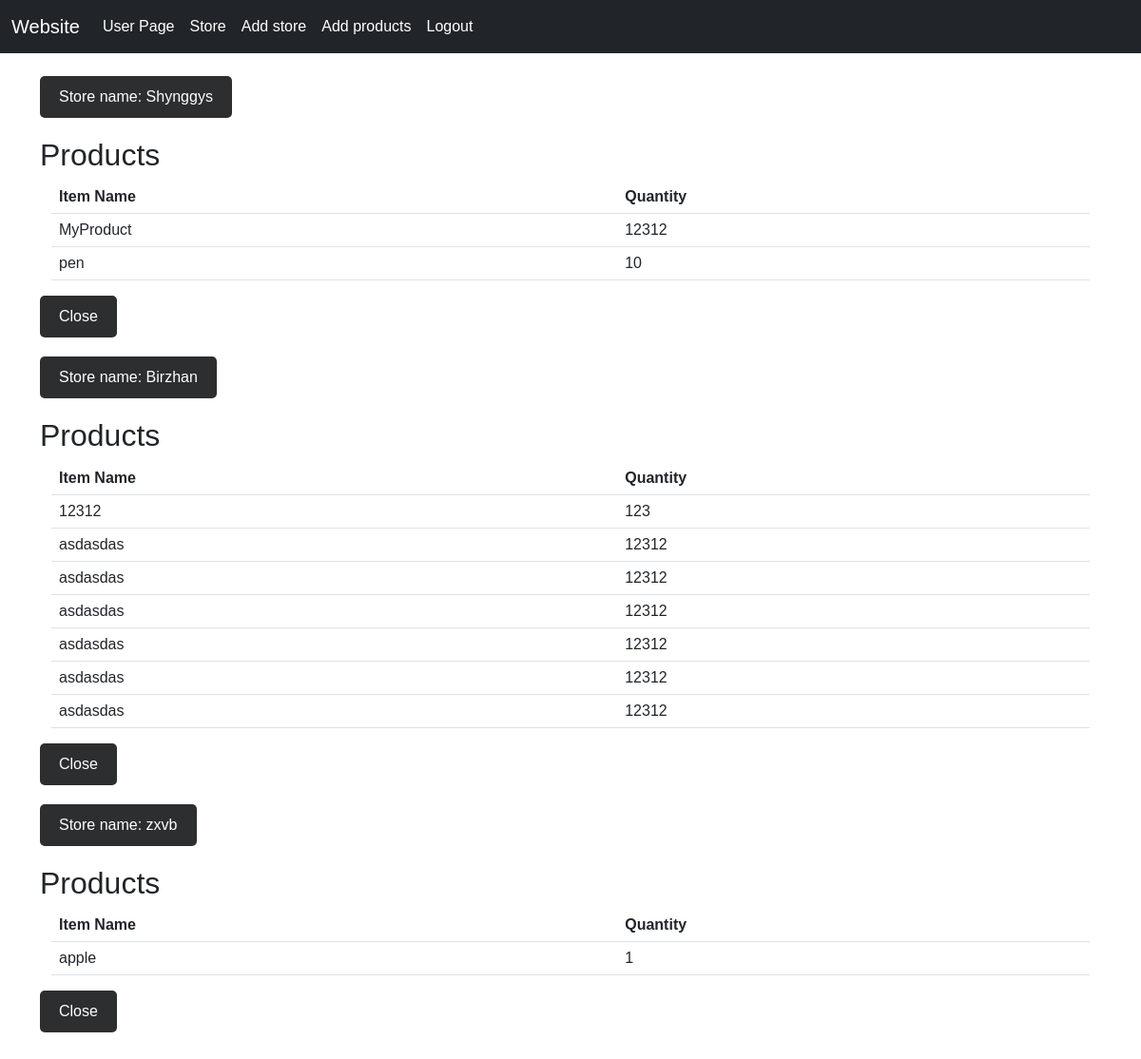
Screenshot of /store/ (signed in) with the database file from the repository.
### website/models.py (models this page shows, shortened)
class Store(models.Model):
    name = models.CharField(max_length=64)
    user = models.ForeignKey(User, on_delete=models.CASCADE)

class Product(models.Model):
    name = models.CharField(max_length=64)
    numbers = models.PositiveIntegerField(default=0)
    store = models.ForeignKey(Store, on_delete=models.CASCADE)

### website/views.py (the view)
# urls.py: path('store/', get_store, name='store'),
@login_required
def get_store(request):
    store = Store.objects.filter(user=request.user)
    products = Product.objects.filter(store__user=request.user)
    return render(request, 'website/store.html', {'store': store, 'products':products})

### website/templates/website/store.html (shortened to what this page needs)
{% extends 'website/main.html' %}
{% load static %}
{% block body %}
    <div class="block">
        {% if store %}
            {% for s in store %}
                <div class="container">
                    <button id="show-popup">Store name: {{ s.name }}</button>
                    <div class="popup popup-hidden">
                        <h2>Products</h2>
                        <div class="container">
                            <table class="table">
                                <thead>
                                <tr>
                                    <th>Item Name</th>
                                    <th>Quantity</th>
                                </tr>
                                </thead>
                                <tbody>
                                {% if products %}
                                    {% for p in products %}
                                        {% if s.id is p.store.id %}
                                            <tr>
                                                <td>{{ p.name }}</td>
                                                <td>{{ p.numbers }}</td>
                                            </tr>
                                        {% endif %}
                                    {% endfor %}
                                {% endif %}
                                </tbody>
                            </table>
                        </div>
                        <button id="close-popup">Close</button>
                    </div>
                </div>
            {% endfor %}
            </div>
        {% else %}
            <div class="block">
                <h4 class="mt-3 mb-3 text-center">Store is empty</h4>
            </div>
        {% endif %}
    <head>
        <link rel="stylesheet" href="{% static 'website/css/userpage.css' %}">
        <link rel="stylesheet" href="{% static 'website/js/userpage.js' %}">
    </head>
{% endblock %}

### website/templates/website/main.html (shortened to what this page needs)
{% load static %}
<html lang="en">
<head>
    <link type="text/css" href="{% static 'website/css/style.css' %}" rel="stylesheet"/>
    <link href="https://cdn.jsdelivr.net/npm/bootstrap@5.3.0-alpha1/dist/css/bootstrap.min.css" rel="stylesheet"
>
</head>
<body>
<header>
    <nav class="navbar navbar-expand-md navbar-dark fixed-top bg-dark">
        <div class="container-fluid">
            <a class="navbar-brand" href="{% url 'home' %}">Website</a>
            <div class="collapse navbar-collapse" id="navbarCollapse">
                <ul class="navbar-nav me-auto mb-2 mb-md-0">
                    {% if user.is_authenticated %}
                        <li class="nav-item">
                            <a class="nav-link active" aria-current="page"
                               href="{% url 'userpage' %}">User Page</a>
                        </li>
                        <li class="nav-item">
                            <a class="nav-link active" aria-current="page" href="{% url 'store' %}">Store</a>
                        </li>
                        <li class="nav-item">
                            <a class="nav-link active" aria-current="page" href="{% url 'addstore' %}">Add store</a>
                        </li>
                        <li class="nav-item">
                            <a class="nav-link active" aria-current="page" href="{% url 'add_products' %}">Add products</a>
                        </li>
                        <li class="nav-item">
                            <a class="nav-link active" aria-current="page" href="{% url 'logout' %}">Logout</a>
                        </li>
                    {% else %}
                        <li class="nav-item">
                            <a class="nav-link active" aria-current="page" href="{% url 'auth' %}">Authorization</a>
                        </li>
                    {% endif %}
                </ul>
            </div>
        </div>
    </nav>
</header>
{% block body %}
{% endblock %}
</body>
</html>

### website/static/website/css/userpage.css (style rules this page uses)
.block { margin-top: 60px; }
body { font-family: Arial, sans-serif; padding: 20px; }
button { padding: 10px 20px; background-color: #2d2e2f; color: white; border: none; border-radius: 5px; font-size: 16px; cursor: pointer; margin-bottom: 20px; }

### rows the page displays
Store: name "Shynggys"
Product: name "MyProduct", numbers "12312"
Product: name "pen", numbers "10"
Store: name "Birzhan"
Product: name "12312", numbers "123"
Product: name "asdasdas", numbers "12312"
Product: name "asdasdas", numbers "12312"
Product: name "asdasdas", numbers "12312"
Product: name "asdasdas", numbers "12312"
Product: name "asdasdas", numbers "12312"
Product: name "asdasdas", numbers "12312"
Store: name "zxvb"
Product: name "apple", numbers "1"
